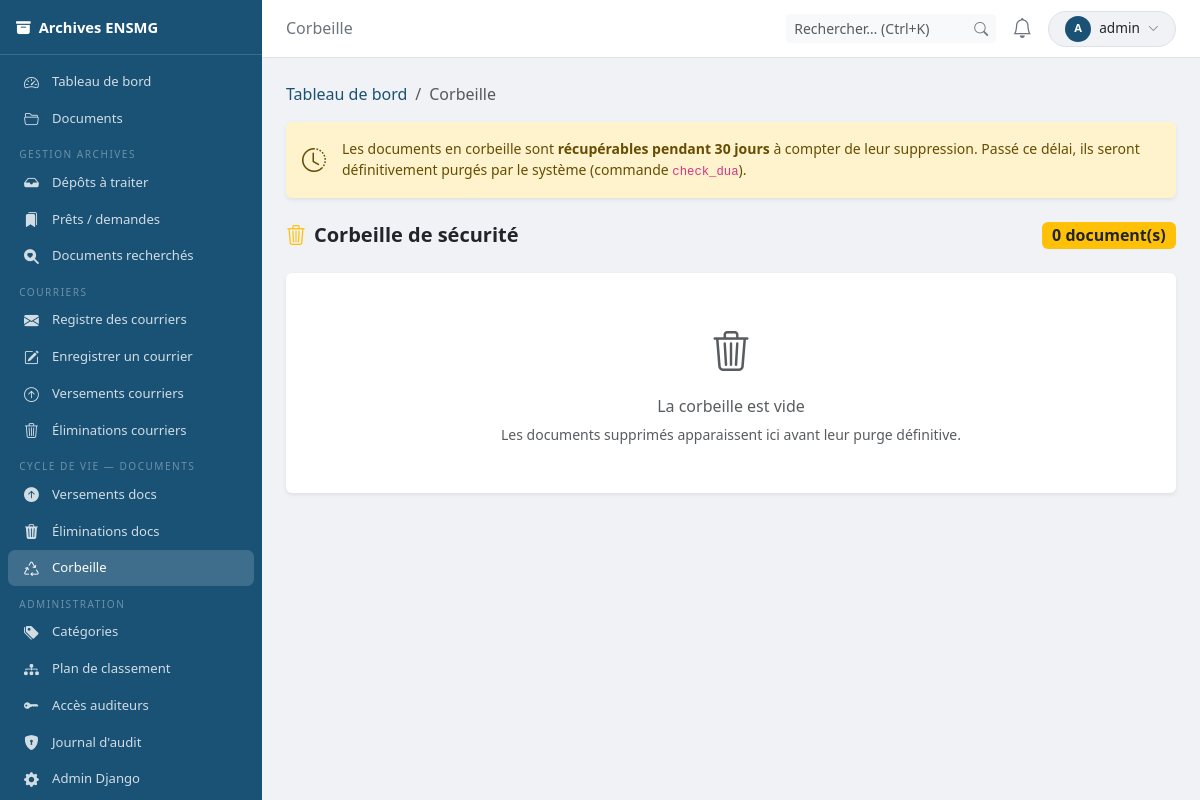
/gestion/corbeille/ (signed in), run on an earlier commit of the app's database.
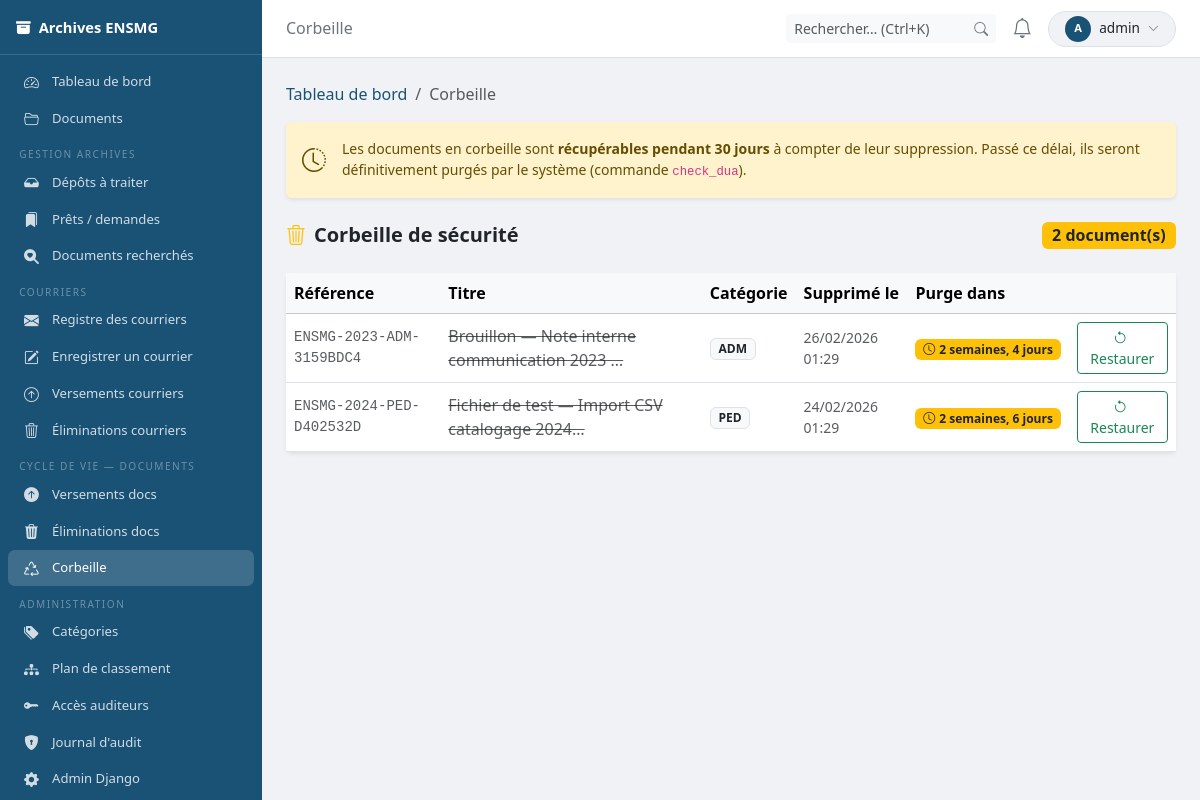
And on a later commit of the database.
### archives/models.py (models this page shows, shortened)
class Document(models.Model):
    class Statut(models.TextChoices):
        COURANT        = 'COURANT',        'Archive courante'
        INTERMEDIAIRE  = 'INTERMEDIAIRE',  'Archive intermédiaire'
        DEFINITIF      = 'DEFINITIF',      'Archive définitive'
        EN_VERSEMENT   = 'EN_VERSEMENT',   'En cours de versement'
        VERSE          = 'VERSE',          'Versé aux Archives nationales'
        EN_ELIMINATION = 'EN_ELIMINATION', "En cours d'élimination"
        ELIMINE        = 'ELIMINE',        'Éliminé'
    class Confidentialite(models.TextChoices):
        PUBLIC       = 'PUBLIC',       'Public'
        INTERNE      = 'INTERNE',      'Usage interne'
        CONFIDENTIEL = 'CONFIDENTIEL', 'Confidentiel'
        SECRET       = 'SECRET',       'Secret'
    class Support(models.TextChoices):
        NUMERIQUE = 'NUMERIQUE', 'Numérique'
        PAPIER    = 'PAPIER',    'Papier'
        MIXTE     = 'MIXTE',     'Mixte (papier + numérique)'
    class SortFinal(models.TextChoices):
        CONSERVATION = 'CONSERVATION', 'Conservation définitive'
        ELIMINATION  = 'ELIMINATION',  'Élimination'
        TRI          = 'TRI',          'Tri'
        EN_ATTENTE   = 'EN_ATTENTE',   'En attente de décision'
    identifiant = models.CharField(
        max_length=60, unique=True, editable=False,
        verbose_name='Identifiant unique',
        db_index=True,
        help_text='Format : ENSMG-AAAA-CODE-XXXXXXXX',
    )
    titre              = models.CharField(max_length=500, verbose_name='Titre')
    producteur         = models.CharField(max_length=200, verbose_name='Service producteur')
    date_creation      = models.DateField(verbose_name='Date de création du document')
    date_reception     = models.DateField(null=True, blank=True, verbose_name='Date de réception')
    date_enregistrement = models.DateTimeField(auto_now_add=True, verbose_name="Date d'enregistrement dans le système")
    description        = models.TextField(blank=True, verbose_name='Description / Résumé')
    mots_cles          = models.TextField(blank=True, verbose_name='Mots-clés', help_text='Séparés par des virgules')
    langue             = models.CharField(max_length=10, default='fr', verbose_name='Langue')
    categorie       = models.ForeignKey(CategorieDocument, on_delete=models.PROTECT, verbose_name='Catégorie documentaire')
    plan_classement = models.ForeignKey(PlanClassement, on_delete=models.PROTECT, verbose_name='Cote de classement')
    statut          = models.CharField(max_length=20, choices=Statut.choices, default=Statut.COURANT, verbose_name='Statut', db_index=True)
    confidentialite = models.CharField(max_length=20, choices=Confidentialite.choices, default=Confidentialite.INTERNE, verbose_name='Niveau de confidentialité')
    support         = models.CharField(max_length=10, choices=Support.choices, default=Support.NUMERIQUE, verbose_name='Support')
    fichier               = models.FileField(upload_to='archives/%Y/%m/', null=True, blank=True, verbose_name='Fichier numérique')
    nom_fichier_original  = models.CharField(max_length=255, blank=True, verbose_name='Nom du fichier original')
    taille_fichier        = models.BigIntegerField(null=True, blank=True, verbose_name='Taille (octets)')
    empreinte_sha256      = models.CharField(max_length=64, blank=True, verbose_name='Empreinte SHA-256', help_text="Garantie d'intégrité du fichier numérique")
    texte_extrait         = models.TextField(blank=True, verbose_name='Texte extrait (OCR / indexation plein texte)')
    localisation_physique = models.CharField(
        max_length=300, blank=True,
        verbose_name='Localisation physique',
        help_text='Ex : Bâtiment A, Salle 12, Étagère 3, Boîte 7',
    )
    tableau_gestion = models.ForeignKey(
        TableauGestion,
        null=True, blank=True,
        on_delete=models.SET_NULL,
        verbose_name='Tableau de gestion (DUA)',
    )
    date_fin_dua = models.DateField(
        null=True, blank=True,
        verbose_name='Date de fin de DUA',
        help_text='Calculée automatiquement à partir du tableau de gestion',
    )
    sort_final = models.CharField(
        max_length=20,
        choices=SortFinal.choices,
        default=SortFinal.EN_ATTENTE,
        verbose_name='Sort final',
    )
    cree_par = models.ForeignKey(
        settings.AUTH_USER_MODEL,
        on_delete=models.SET_NULL, null=True,
        related_name='documents_crees',
        verbose_name='Créé par',
    )
    modifie_par = models.ForeignKey(
        settings.AUTH_USER_MODEL,
        on_delete=models.SET_NULL, null=True,
        related_name='documents_modifies',
        verbose_name='Modifié par',
    )
    date_modification = models.DateTimeField(auto_now=True, verbose_name='Dernière modification')
    deleted_at = models.DateTimeField(
        null=True, blank=True,
        verbose_name='Mis en corbeille le',
        help_text='Si renseigné, le document est en corbeille (suppression logique). Purge automatique après 30 jours.',
    )
    class Meta:
        verbose_name        = "Document d'archives"
        verbose_name_plural = "Documents d'archives"
        ordering            = ['-date_enregistrement']
        permissions         = [
            ('can_eliminate',          'Peut déclencher une procédure d\'élimination'),
            ('can_verse',              'Peut effectuer un versement'),
            ('can_view_confidentiel',  'Peut consulter les documents confidentiels'),
            ('can_view_secret',        'Peut consulter les documents secrets'),
        ]

class CategorieDocument(models.Model):
    class Code(models.TextChoices):
        ADMINISTRATIF  = 'ADM', 'Administratif et institutionnel'
        PEDAGOGIQUE    = 'PED', 'Gestion académique et pédagogique'
        SCIENTIFIQUE   = 'SCI', 'Scientifique et de recherche'
        GEOLOGIQUE     = 'GEO', 'Géologique et minier'
        TERRAIN        = 'TER', 'Terrain et technique'
        PARTENARIAT    = 'PAR', 'Partenariats et industrie'
        FINANCIER_RH   = 'FRH', 'Financier et ressources humaines'
        PATRIMONIAL    = 'PAT', 'Patrimonial et historique'
    code        = models.CharField(max_length=10, unique=True, verbose_name='Code')
    nom         = models.CharField(max_length=200, verbose_name='Intitulé')
    description = models.TextField(blank=True, verbose_name='Description')
    class Meta:
        verbose_name          = 'Catégorie de document'
        verbose_name_plural   = 'Catégories de documents'
        ordering              = ['code']

### archives/views.py (the view)
# urls.py: path('gestion/corbeille/', views.corbeille_list, name='corbeille'),
@login_required
def corbeille_list(request):
    if not (est_archiviste(request.user) or est_admin(request.user)):
        raise PermissionDenied
    docs = Document.objects.filter(deleted_at__isnull=False).order_by('-deleted_at')
    return render(request, 'archives/admin/corbeille/list.html', {
        **_notif_ctx(request),
        'docs': docs,
        'breadcrumb': [('Tableau de bord', 'archives:dashboard'), ('Corbeille', None)],
    })

### archives/permissions.py (called while the page is built)
def est_admin(user):
    return user.is_superuser or getattr(user, 'role', None) == CustomUser.Role.ADMIN

def est_archiviste(user):
    return getattr(user, 'role', None) == CustomUser.Role.ARCHIVISTE

def est_direction(user):
    return getattr(user, 'role', None) == CustomUser.Role.DIRECTION

### archives/views.py (called while the page is built)
def _notif_ctx(request):
    user = request.user
    notifs_non_lues = Notification.objects.filter(destinataire=user, lue=False)
    return {
        'nb_notifications': notifs_non_lues.count(),
        'notifs_recentes':  notifs_non_lues.select_related(
            'depot', 'document'
        ).order_by('-date_creation')[:6],
        'nb_messages_non_lus': MessageDestinataire.objects.filter(
            destinataire=user, lu=False, en_corbeille=False
        ).count(),
        'est_gestionnaire': est_archiviste(user) or est_admin(user),
        'est_direction':    est_direction(user),
        'est_admin':        est_admin(user),
        'theme': 'archiviste' if (est_archiviste(user) or est_admin(user)) else 'agent',
    }

### archives/templates/archives/admin/corbeille/list.html (shortened to what this page needs)
{% extends "archives/base.html" %}
{% block topbar_title %}Corbeille{% endblock %}
{% block content %}
{% include "archives/_breadcrumb.html" %}
<div class="alert alert-warning border-0 shadow-sm mb-4 d-flex gap-3 align-items-start">
  <i class="bi bi-clock-history fs-4 flex-shrink-0 mt-1"></i>
  <div class="small">
    Les documents en corbeille sont <strong>récupérables pendant 30 jours</strong> à compter de leur suppression.
    Passé ce délai, ils seront définitivement purgés par le système (commande <code>check_dua</code>).
  </div>
</div>
<div class="d-flex justify-content-between align-items-center mb-4">
  <h5 class="mb-0 fw-bold"><i class="bi bi-trash3 me-2 text-warning"></i>Corbeille de sécurité</h5>
  <span class="badge bg-warning text-dark fs-6">{{ docs.count }} document(s)</span>
</div>
{% if docs %}
<div class="card border-0 shadow-sm">
  <div class="card-body p-0">
    <div class="table-responsive">
      <table class="table table-hover mb-0 align-middle">
        <thead class="table-light">
          <tr>
            <th>Référence</th><th>Titre</th><th>Catégorie</th>
            <th>Supprimé le</th><th>Purge dans</th><th></th>
          </tr>
        </thead>
        <tbody>
        {% for doc in docs %}
        {% with jours_restants=doc.deleted_at|timesince %}
        <tr>
          <td class="font-monospace text-muted small">{{ doc.identifiant }}</td>
          <td>
            <span class="text-decoration-line-through text-muted">{{ doc.titre|truncatechars:45 }}</span>
          </td>
          <td><span class="badge bg-light text-dark border">{{ doc.categorie.code }}</span></td>
          <td class="text-muted small">{{ doc.deleted_at|date:"d/m/Y H:i" }}</td>
          <td>
            {% now "U" as now_ts %}
            <span class="badge bg-warning text-dark">
              <i class="bi bi-clock me-1"></i>{{ doc.deleted_at|timesince }}
            </span>
          </td>
          <td>
            <a href="{% url 'archives:corbeille_restaurer' doc.pk %}"
               class="btn btn-sm btn-outline-success">
              <i class="bi bi-arrow-counterclockwise me-1"></i>Restaurer
            </a>
          </td>
        </tr>
        {% endwith %}
        {% endfor %}
        </tbody>
      </table>
    </div>
  </div>
</div>
{% else %}
<div class="card border-0 shadow-sm">
  <div class="card-body text-center py-5">
    <i class="bi bi-trash3 fs-1 text-muted opacity-30 d-block mb-3"></i>
    <h6 class="text-muted">La corbeille est vide</h6>
    <p class="text-muted small mb-0">Les documents supprimés apparaissent ici avant leur purge définitive.</p>
  </div>
</div>
{% endif %}
{% endblock %}

What changed in the data, as far as the page shows it:
added Document: identifiant "ENSMG-2023-ADM-3159BDC4", titre "Brouillon — Note interne communication 2023 …", categorie.code "ADM", deleted_at "26/02/2026 01:29", deleted_at "2 semaines, 4 jours"
added Document: identifiant "ENSMG-2024-PED-D402532D", titre "Fichier de test — Import CSV catalogage 2024…", categorie.code "PED", deleted_at "24/02/2026 01:29", deleted_at "2 semaines, 6 jours"
Also different on the page:
{{ docs.count }}: "0" → "2"
text no longer shown: "La corbeille est vide Les documents supprimés apparaissent ici avant leur purge définitive."
text now shown: "Référence Titre Catégorie Supprimé le Purge dans"
